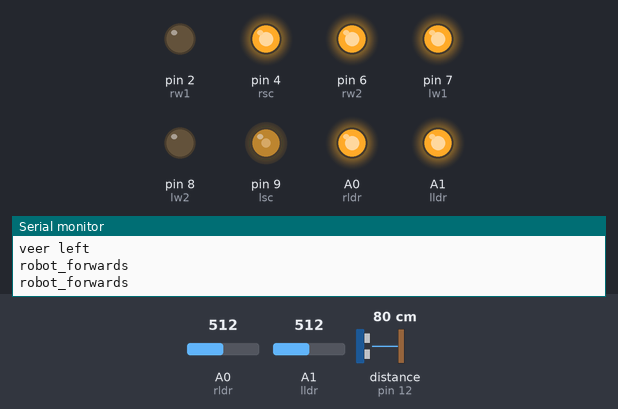
Recording of a sketch running on a simulated Arduino Uno, built with avr-gcc and run on an emulated ATmega328P. Parts: output pins drawn as LEDs (lit = HIGH), the last lines printed to the serial monitor. Wiring (inferred from the names in the program): ultrasonic range finder: trigger pin 11; echo pin 12. Dashed ring = blinking. The test bench sets the inputs (shaded band); at power-on: distance to the obstacle (sensor on pin 12) 80 cm, A0 (rldr) = 512, A1 (lldr) = 512. The echo pulse lasts 58.3 µs per cm; pins used as bus, display or sensor lines are not drawn.

Above: at 0.38 s.
1.3 s: distance to the obstacle (sensor on pin 12) set to 14 cm
4.8 s: distance to the obstacle (sensor on pin 12) set to 11 cm
At 6.3 s:
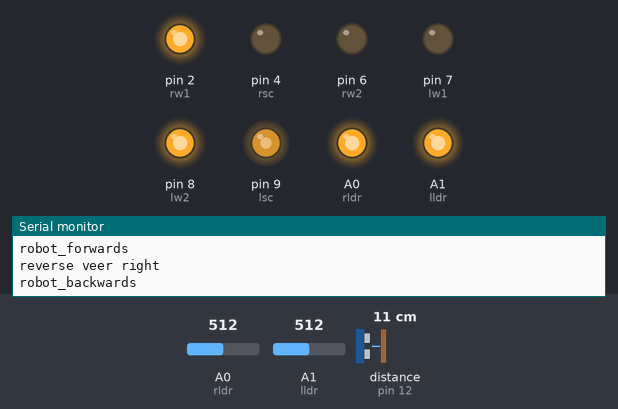
8.7 s: A0 (rldr) set to 716
At 9.16 s:
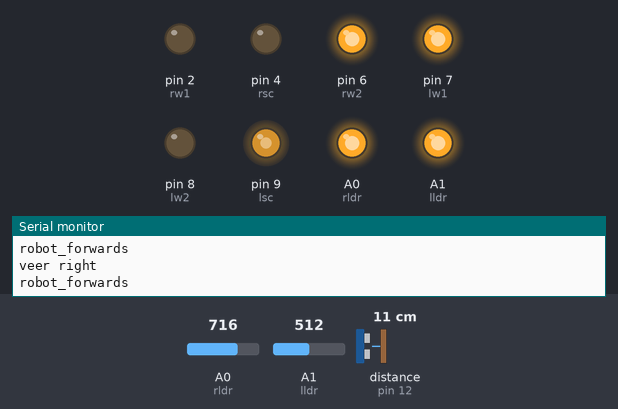
12.2 s: A1 (lldr) set to 900
At 13.67 s:
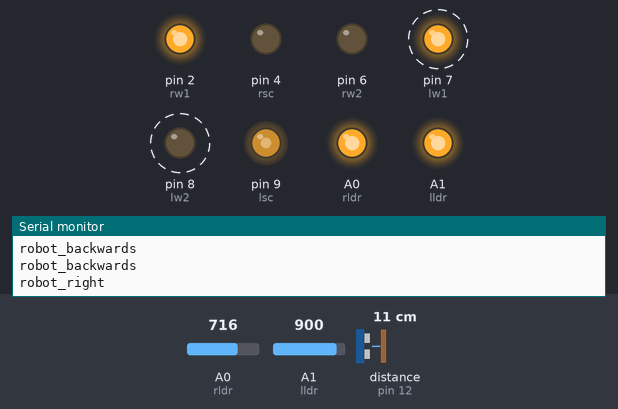
16.3 s: A1 (lldr) set to 716
At 16.7 s:
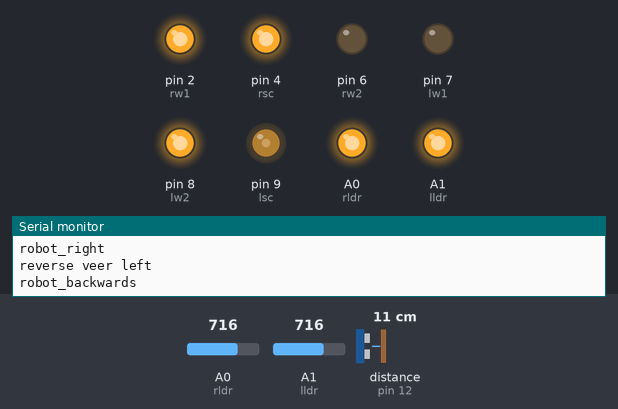
Timing chart, 0 to 20.8 s (numbered marks = the images above; inputs shaded):
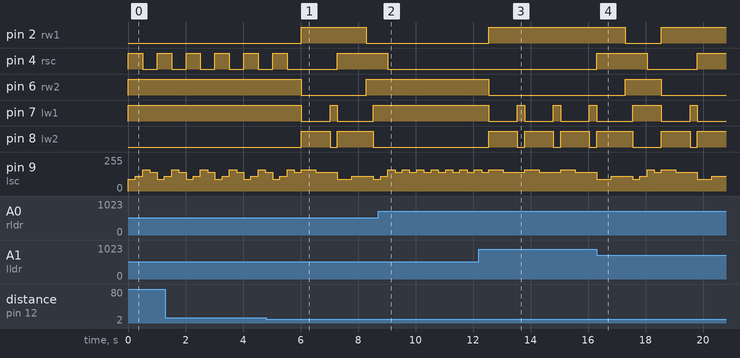

The sketch:

robot_final.ino
```cpp
//basics for left side of the bot
const int lsc = 9; // PWM pin for speed control
const int lw1 = 7;
const int lw2 = 8;

//basics for right side of bot
const int rsc = 4;
const int rw1 = 2;
const int rw2 = 6;

//light sensors
const int lldr = A1;
const int rldr = A0;

//ultrasonic
const int trig = 11;
const int echo = 12;

//records last movement command
int whatIDidLast; // 1 means forward and left
// 2 means reverse and left
// 3 means reverse and right
// 4 means forwards and right
const int forwardAndLeft = 1;
const int forwardAndRight = 2;
const int reverseAndRight = 3;
const int reverseAndLeft = 4;

//BASIC MOVEMENT COMMANDS

//turns robot left
void robotLeft() {
  Serial.println("robot_left");
  // left motor reverse
  digitalWrite(lw1, LOW);
  digitalWrite(lw2, HIGH);
  // right motor forwards
  digitalWrite(rw1, LOW);
  digitalWrite(rw2, HIGH);
}

//turn robot right
void robotRight() {
  Serial.println("robot_right");
  //left motor forwards
  digitalWrite(lw1, HIGH);
  digitalWrite(lw2, LOW);
  //right motor reverse
  digitalWrite(rw1, HIGH);
  digitalWrite(rw2, LOW);
}

//move robot forwards
void robotForwards() {
  Serial.println("robot_forwards");
  //left motor forwards
  digitalWrite(lw1, HIGH);
  digitalWrite(lw2, LOW);
  //right motor forwards
  digitalWrite(rw1, LOW);
  digitalWrite(rw2, HIGH);
}

//move robot backwards
void robotBackwards() {
  Serial.println("robot_backwards");
  //left motor reverse
  digitalWrite(lw1, LOW);
  digitalWrite(lw2, HIGH);
  //right motor reverse
  digitalWrite(rw1, HIGH);
  digitalWrite(rw2, LOW);
}
//END BASIC MOVEMENT COMMANDS

//FORWARD MOVEMENT COMMANDS
void robotVeerLeft() {
  int whatIDidLast = forwardAndLeft;
  Serial.println("veer left");
  //set motor power
  analogWrite(lsc, 90);
  analogWrite(rsc, 160);
  //forwards
  robotForwards();
  delay(250);
  //set motor power for course correction
  analogWrite(lsc, 110);
  analogWrite(rsc, 140);
  //forwards
  robotForwards();
  delay(250);
}

void robotVeerRight() {
  int whatIDidLast = forwardAndRight;
  Serial.println("veer right");
  //set motor power
  analogWrite(lsc, 160);
  analogWrite(rsc, 90);
  //forwards
  robotForwards();
  delay(250);
  //set motor power for course correction
  analogWrite(lsc, 140);
  analogWrite(rsc, 110);
  //forwards
  robotForwards();
  delay(250);
}

//REVERSE MOVEMENT COMMANDS
void robotReverseVeerRight() {
  int whatIDidLast = reverseAndRight;
  Serial.println("reverse veer right");
  //set motor power
  analogWrite(lsc, 160);
  analogWrite(rsc, 90);
  //reverse
  robotBackwards();
  delay(500);
  //set motor power for couse correction
  analogWrite(lsc, 140);
  analogWrite(rsc, 110);
  //reverse
  robotBackwards();
  delay(500);
  //turn right
  robotRight();
  delay(250);
}

void robotReverseVeerLeft() {
  int whatIDidLast = reverseAndLeft;
  Serial.println("reverse veer left");
  //set motor power
  analogWrite(lsc, 90);
  analogWrite(rsc, 160);
  //reverse
  robotBackwards();
  delay(500);
  //set motor power for course correction
  analogWrite(lsc, 110);
  analogWrite(rsc, 140);
  //reverse
  robotBackwards();
  delay(500);
  robotLeft();
  delay(250);
}
//END COMMANDS

void setup () {
  //activate left motor
  pinMode (lsc, OUTPUT);
  pinMode(lw1, OUTPUT);
  pinMode(lw2, OUTPUT);

  //activate right motor
  pinMode (rsc, OUTPUT);
  pinMode(rw1, OUTPUT);
  pinMode(rw2, OUTPUT);

  //activate ultrasonic sensors
  pinMode(trig, OUTPUT);
  pinMode(echo, INPUT);

  // activate photocells
  analogWrite (lldr, 200);
  analogWrite (rldr, 200);

  Serial.begin(9600);
}

void loop () {

  long duration, distance;

  //sends pulse
  digitalWrite(trig, LOW);
  delayMicroseconds(2);
  digitalWrite(trig, HIGH);
  delayMicroseconds(10);
  digitalWrite(trig, LOW);

  //measure time between echos, tells how far away objects are
  duration = pulseIn(echo, HIGH);

  //calculates distance to object in cm
  distance = (duration / 2) / 29.1;
  Serial.println(distance);
  Serial.print("cm");

  //if distance > 10cm activate and read photocells
  if (distance >= 10) {
    Serial.println("enough room");
    analogRead(lldr);
    analogRead(rldr);
  }

  //FORWARD COMMANDS

  //veer left while light is stronger on left and the distance is
  //greater than 10cm
  while (analogRead(lldr) >= (analogRead(rldr)) && (distance >= 10)) {
    robotVeerLeft();
    //read photocells
    analogRead(lldr);
    analogRead(rldr);
    //if greatest light source has changed sides end code section
    if (analogRead(lldr) <= (analogRead(rldr))) {
      break;
    }
  }

  //veer right while light on right is stronger and the distance is
  //greater than 10cm
  while (analogRead(rldr) >= (analogRead(lldr)) && (distance >= 10)) {
    robotVeerRight();
    //read photocells
    analogRead(lldr);
    analogRead(rldr);
    //if greatest light source has changed sides end code section
    if (analogRead(lldr) >= (analogRead(rldr))) {
      break;
    }
  }

  //REVERSE COMMANDS

  //reverse from greatest light source on left if distance is < than 10cm
  while (analogRead(lldr) >= (analogRead(rldr)) && (distance <= 10)) {
    if (whatIDidLast == reverseAndRight) {
      robotReverseVeerLeft();
    }
    else {
      robotReverseVeerRight();
    }
    //read photocells
    analogRead(lldr);
    analogRead(rldr);
    //if greatest light source has changed sides end code section
    if (analogRead(lldr) <= (analogRead(rldr))) {
      break;
    }
  }

  //reverse from greatest light source on right if distance < 10cm
  while (analogRead(rldr) >= (analogRead(lldr)) && (distance <= 10)) {
    if (whatIDidLast == reverseAndLeft) {
      robotReverseVeerRight();
    }
    else {
      robotReverseVeerLeft();
    }
    //read photocells
    analogRead(lldr);
    analogRead(rldr);
    //if greast light source has changed sides end code section
    if (analogRead(lldr) >= (analogRead(rldr))) {
      break;
    }
  }
}
```

Measured:
- the behaviour switches between 12 and 11 cm on distance to the obstacle (sensor on pin 12) (found by bisection; images 0 and 1)
- after the input at 4.8 s, pin 2 (rw1): LOW → HIGH after 1.2 s, → LOW 2.3 s later; pin 6 (rw2): HIGH → LOW after 1.2 s, → HIGH 2.3 s later; pin 7 (lw1): HIGH → LOW after 1.2 s, → HIGH 1.0 s later, → LOW 0.25 s later, → HIGH 1.3 s later; pin 8 (lw2): LOW → HIGH after 1.2 s, → LOW 1.0 s later, → HIGH 0.25 s later, → LOW 1.3 s later
- after the input at 8.7 s, pin 2 (rw1), pin 8 (lw2): stays LOW (without the input it goes to HIGH after 0.84 s); pin 4 (rsc): goes on until 9.0 s, then stays LOW; pin 6 (rw2), pin 7 (lw1): stays HIGH (without the input it goes to LOW after 0.84 s)
- after the input at 12.2 s, pin 2 (rw1): LOW → HIGH after 0.35 s; pin 6 (rw2): HIGH → LOW after 0.35 s; pin 7 (lw1): alternates HIGH for 0.25 s and LOW for 1.0 s, starting after 0.35 s; pin 8 (lw2): alternates HIGH for 1.0 s and LOW for 0.25 s, starting after 0.35 s
- after the input at 16.3 s, pin 2 (rw1): HIGH → LOW after 1.0 s, → HIGH 1.3 s later; pin 4 (rsc): LOW → HIGH at once, → LOW 1.8 s later, → HIGH 1.8 s later; pin 6 (rw2): LOW → HIGH after 1.0 s, → LOW 1.3 s later
